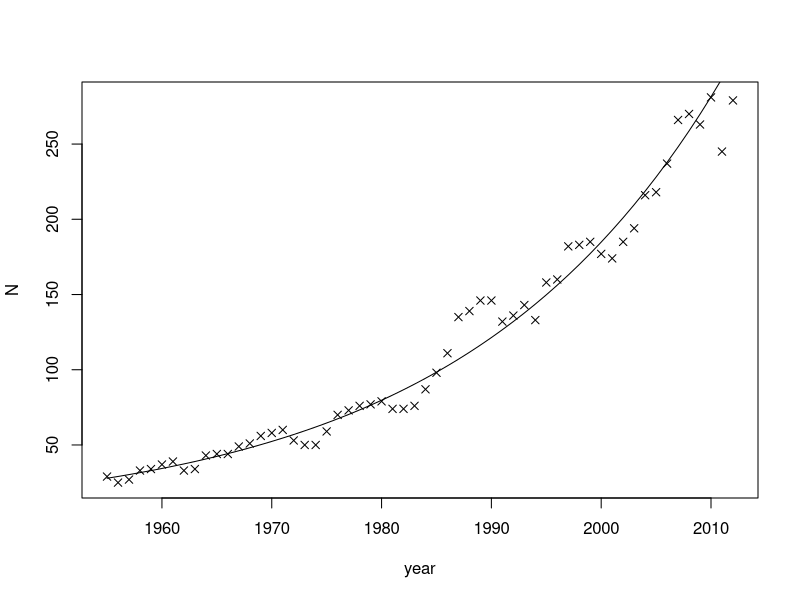

Write the R code that produced this figure.
rm(list=ls()) # clear active memory

# load the data
sivan=read.csv("cranes-2013.csv")
# save the data to global variables
N = sivan$Count
year = sivan$Year

# Plot the data
plot(year,N,pch=4)

# Take the log of the data and attempt a linear regression
y = log(N)
savin = lm(y~year)

# Plot the linear model (exponentiated) on top of the data
lines(year,exp(savin$fitted.values))

# Print a summary (in the console, or stdout) of the linear regression.
summary(savin)
